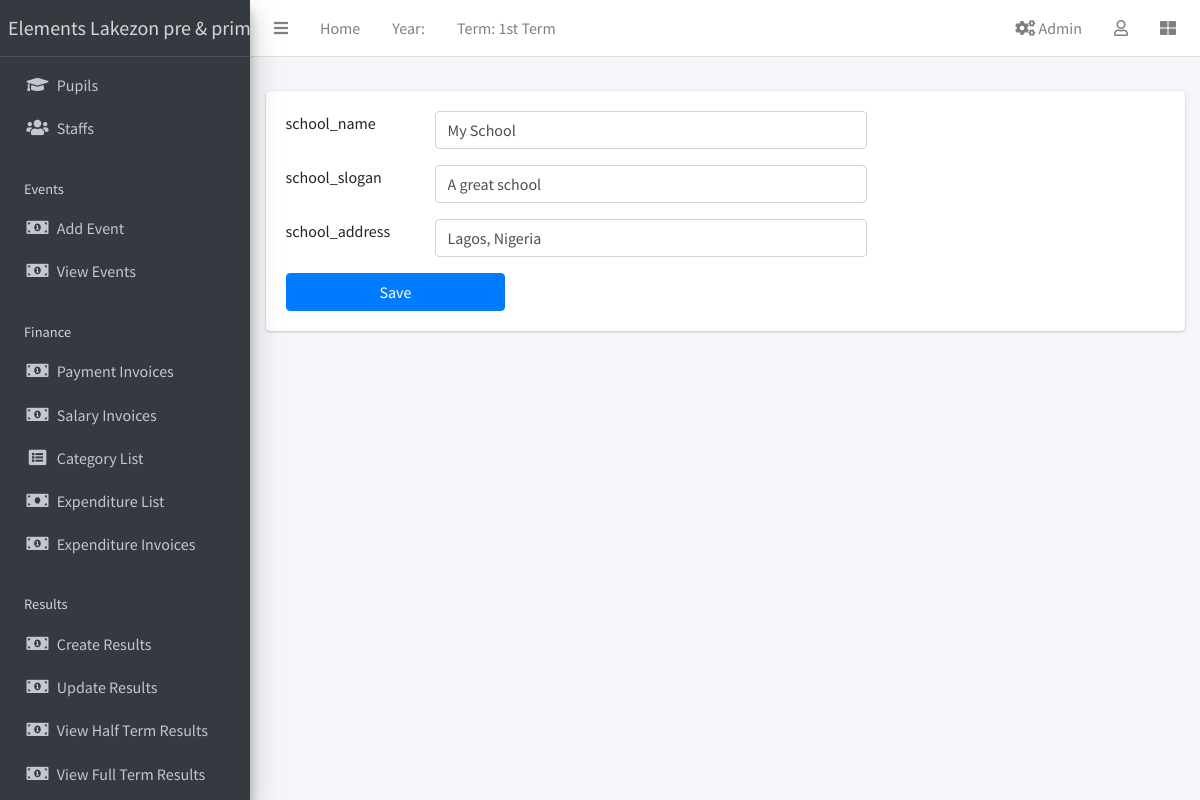
The page /site-config (signed in) on the database its author committed.
### apps/corecode/models.py (models this page shows, shortened)
class AcademicTerm(models.Model):
    name = models.CharField(max_length=20, unique=True)
    current = models.BooleanField(default=True)
    class Meta:
        ordering = ["name"]

class SiteConfig(models.Model):
    key = models.SlugField()
    value = models.CharField(max_length=200)

### apps/corecode/views.py (the view, shortened to what this page needs)
# urls.py: path("site-config", SiteConfigView.as_view(), name="configs"),
class SiteConfigView(LoginRequiredMixin, View):
    form_class = SiteConfigForm
    template_name = "corecode/siteconfig.html"
    def get(self, request, *args, **kwargs):
        formset = self.form_class(queryset=SiteConfig.objects.all())
        context = {"formset": formset}
        return render(request, self.template_name, context)

### apps/corecode/context_processors.py (called while the page is built)
def site_defaults(request):
    current_session = AcademicSession.objects.get(current=True)
    current_term = AcademicTerm.objects.get(current=True)
    current_exam = ExamType.objects.get(current=True)
    vals = SiteConfig.objects.all()
    contexts = {
        "current_session": current_session.name,
        "current_term": current_term.name,
        "current_exam": current_exam.name,
    }
    for val in vals:
        contexts[val.key] = val.value
    return contexts

### apps/corecode/templates/corecode/siteconfig.html (shortened to what this page needs)
{% extends 'base.html' %}
{% load widget_tweaks %}
{% block content %}
  <form method="POST">
    <div class="mb-3">
      {% for form in formset %}
      <div class="form-group row">
        <div class="col-2">{{ form.key.value}}</div>
        <div class="col-6">{{ form.value | add_class:"form-control" | attr:"required"}}</div>
      </div>
      {% endfor %}
    </div>
    <input type="submit" value="Save" class="w-25 btn btn-primary">
  </form>
{% endblock content %}

### templates/base.html (shortened to what this page needs)
{% load static %}
<!DOCTYPE html>
<html lang="en">
<head>
  <link rel="stylesheet" href="{% static 'css/bootstrap.min.css' %}">
  <link href="https://stackpath.bootstrapcdn.com/bootstrap/5.1.3/css/bootstrap.min.css" rel="stylesheet">
  <link rel="stylesheet" href="{% static 'plugins/fontawesome-free/css/all.min.css' %}">
  <link rel="stylesheet" href="{% static 'plugins/toastr/toastr.min.css' %}">
  <link rel="stylesheet" href="{% static 'plugins/overlayScrollbars/css/OverlayScrollbars.min.css' %}">
  <link rel="stylesheet" href="{% static 'plugins/Datatables/datatables.min.css' %}" />
  <link rel="stylesheet" href="{% static 'dist/css/adminlte.min.css' %}">
</head>
<body class="hold-transition sidebar-mini layout-fixed layout-navbar-fixed layout-footer-fixed">
  <div class="wrapper">
    <nav class="main-header navbar navbar-expand navbar-white navbar-light">
      <ul class="navbar-nav">
        <li class="nav-item">
          <a class="nav-link" data-widget="pushmenu" href="#" role="button"><i class="fas fa-bars"></i></a>
        </li>
        <li class="nav-item d-none d-sm-inline-block">
          <a href="{% url 'home' %}" class="nav-link">Home</a>
        </li>
        <li class="nav-item d-none d-sm-inline-block">
          <a class="nav-link">Year: {{ current_year}}</a>
        </li>
        <li class="nav-item d-none d-sm-inline-block">
          <a class="nav-link">Term: {{ current_term }}</a>
        </li>
      </ul>
      <ul class="navbar-nav ml-auto">
  <li class="nav-item">
    <a class="nav-link" href="{% url 'goto-admin' %}">
      <i class="fas fa-cogs"></i> Admin
    </a>
  </li>
        <li class="nav-item dropdown">
          <a class="nav-link" data-toggle="dropdown" href="#">
            <i class="far fa-user"></i>
          </a>
        </li>
        <li class="nav-item">
          <a class="nav-link" data-widget="control-sidebar" data-slide="true" href="#" role="button"><i class="fas fa-th-large"></i></a>
        </li>
      </ul>
    </nav>
    <aside class="main-sidebar sidebar-dark-primary elevation-4">
      <a href="{% url 'home' %}" class="brand-link">{{"Elements Lakezon pre & primary school" }}</a>
      <div class="sidebar">
        <nav class="mt-2">
          <ul class="nav nav-pills nav-sidebar flex-column" data-widget="treeview" role="menu" data-accordion="false">
            <li class="nav-item">
               <a href="{% url 'student-list' %}" class="nav-link">
                <i class="nav-icon fas fa-graduation-cap"></i>
                <p>Pupils</p>
              </a>
            </li>
            <li class="nav-item">
              <a href="{% url 'staff-list' %}" class="nav-link">
                <i class="nav-icon fas fa-users"></i>
                <p>
                  Staffs
                </p>
              </a>
            </li>
            <li class="nav-header">Events</li>
            <li class="nav-item">
               <a href="{% url 'event_create' %}" class="nav-link">
                <i class="nav-icon fas fa-money-bill-alt"></i>
                <p>Add Event</p>
              </a>
            </li>
            <li class="nav-item">
                <a href="{% url 'event_list' %}" class="nav-link">
                <i class="nav-icon fas fa-money-bill-alt"></i>
                <p>View Events</p>
              </a>
            </li>
            <li class="nav-header">Finance</li>
            <li class="nav-item">
               <a href="{% url 'invoice-list' %}" class="nav-link">
                <i class="nav-icon fas fa-money-bill-alt"></i>
                <p>Payment Invoices</p>
              </a>
            </li>
            <li class="nav-item">
                <a href="{% url 'salary-invoice-list' %}" class="nav-link">
                <i class="nav-icon fas fa-money-bill-alt"></i>
                <p>Salary Invoices</p>
              </a>
            </li>
            <li class="nav-item">
               <a href="{% url 'category_list' %}" class="nav-link">
                <i class="nav-icon fas fa-list-alt"></i>
                <p>Category List</p>
              </a>
            </li>
            <li class="nav-item">
              <a href="{% url 'expenditure_list' %}" class="nav-link">
                <i class="nav-icon fas fa-money-bill"></i>
                <p>Expenditure List</p>
              </a>
            </li>
            <li class="nav-item">
            <a href="{% url 'expenditure-invoice-list' %}" class="nav-link">
                <i class="nav-icon fas fa-money-bill-alt"></i>
                <p>Expenditure Invoices</p>
              </a>
            </li>
            <li class="nav-header">Results</li>
            <li class="nav-item">
              <a href="{% url 'create-result' %}" class="nav-link">
                <i class="nav-icon fas fa-money-bill-alt"></i>
                <p>
                  Create Results
                </p>
              </a>
            </li>
            <li class="nav-item">
              <a href="{% url 'edit-results' %}" class="nav-link">
                <i class="nav-icon fas fa-money-bill-alt"></i>
                <p>
                  Update Results
                </p>
              </a>
            </li>
            <li class="nav-item">
              <a href="{% url 'single-class' %}" class="nav-link">
                <i class="nav-icon fas fa-money-bill-alt"></i>
                <p>
                  View Half Term Results
                </p>
              </a>
            </li>
            <li class="nav-item">
              <a href="{% url 'class-list' %}" class="nav-link">
                  <i class="nav-icon fas fa-money-bill-alt"></i>
                  <p>
                      View Full Term Results
                  </p>
              </a>
          </li>
        </nav>
      </div>
    </aside>
    <div class="content-wrapper">
      <section class="content-header">
      </section>
      <section class="content">
        <div class="container-fluid">
          <div class="row">
            <div class="col-md-12">
              {% block fullcard %}
              <div class="card">
                <div class="card-body">
                  <div class="row">
                    <div class="col">
                      {% block content %}
                      {% endblock content %}
                    </div>
                  </div>
                </div>
              </div>
              {% endblock fullcard %}
            </div>
          </div>
        </div>
      </section>
    </div>
  </div>
</body>
</html>

### rows shown on the page
AcademicTerm: name "1st Term"
SiteConfig: key.value "school_name"
SiteConfig: key.value "school_slogan"
SiteConfig: key.value "school_address"

### other values the page prints
{{ "Elements Lakezon pre & primary school" }} "Elements Lakezon pre &…"
